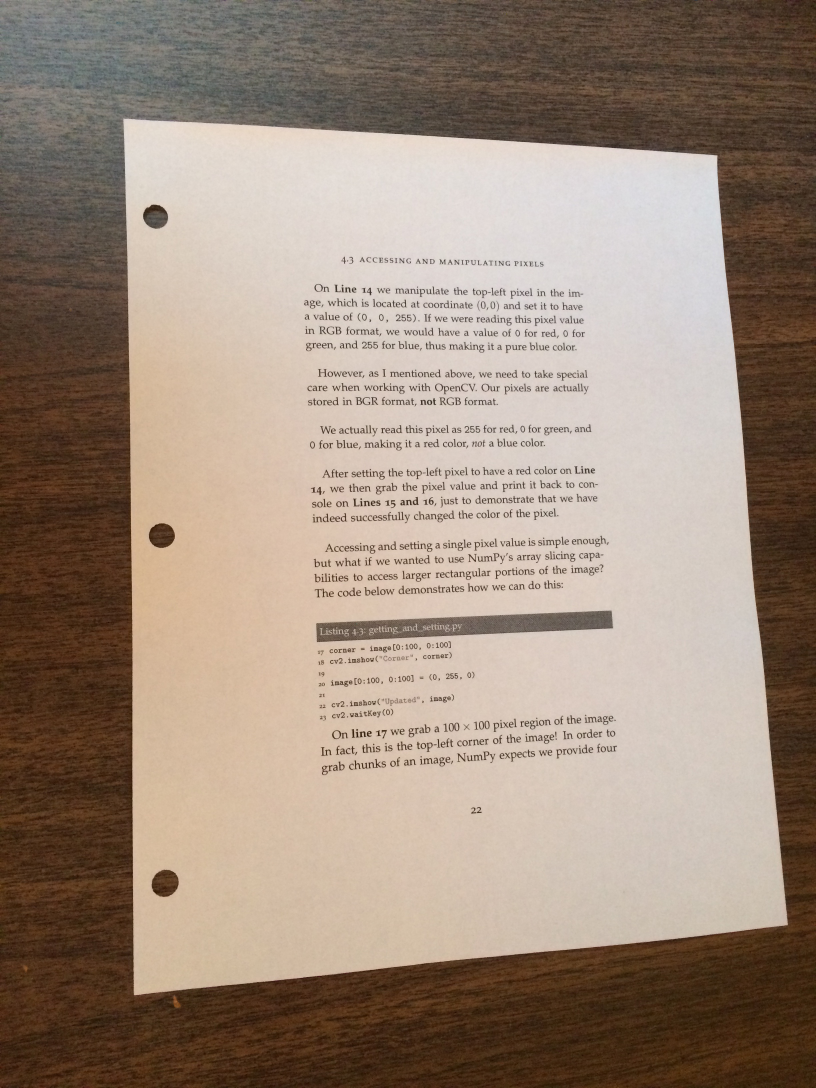
#> input picture src/com/cv/DetectObject/MobileDocumentScanner/images/page.jpg, 2448 x 3264 px (shown at 1/3 size)
$ python ScanDocument.py
#> lines starting #> are read from the running program, lines starting #| are printed output that depends on the picture; after the words box and inside, x2 and y2 are one past the last pixel; in counts of white or black regions, pixels touching at a corner belong together
### src/com/cv/PerspectiveTransform/Transform.py
import cv2
import numpy as np
from scipy.spatial import distance


# method 1
# Nhược điểm: nếu image có diff hoặc sum giống nhau thì sẽ có thể sort sai
# https://www.pyimagesearch.com/2014/08/25/4-point-opencv-getperspective-transform-example/
# [22 lines left out: function order_points_old, not called in this run]


# Method 2: khắc phục được nhược điểm của method 1
# ordered clockwise
#   from imutils import perspective
#   rect = perspective.order_points(points)
# https://www.pyimagesearch.com/2016/03/21/ordering-coordinates-clockwise-with-python-and-opencv/
def order_points(points):
    # sort the points based on their x-coordinates
    xSorted = points[np.argsort(points[:, 0]), :]

    # grab the left-most and right-most points from the sorted x-roodinate points
    #       leftMosts: including top-left and bottom-left
    #       rightMosts: including top-right and bottom-right
    leftMosts = xSorted[:2, :]
    rightMosts = xSorted[2:, :]

    # now, sort the left-mosts coordinates according to their y-coordinates
    # so we can grab the top-left and bottom-left points, respectively
    leftMosts = leftMosts[np.argsort(leftMosts[:, 1]), :]
    (tl, bl) = leftMosts

    # now that we have the top-left coordinate
    # use it as an anchor to calculate the Euclidean distance between the top-left and right-most points;
    # (By the definition of a triangle, the hypotenuse will be the largest side of a right-angled triangle.)
    # by the Pythagorean theorem, the point with the largest distance will be our bottom-right point
    D = distance.cdist(tl[np.newaxis], rightMosts, "euclidean")[0]
    (br, tr) = rightMosts[np.argsort(D)[::-1], :]

    # return the coordinates in top-left, top-right, bottom-right, and bottom-left order
    return np.array([tl, tr, br, bl], dtype="float32")


# points là 4 điểm point bao quanh ROI image
def four_point_transform(image, points):
    # obtain a consistent order of the points and unpack them individually
    rect = order_points(points)

    (tl, tr, br, bl) = rect
    # compute the width of the new image
    #       which will be the maximum distance between bottom-right and bottom-left x-coordiates
    #       or the top-right and top-left x-coordinates
    width_bottom = np.sqrt(((br[0] - bl[0]) ** 2) + ((br[1] - bl[1]) ** 2))
    width_top = np.sqrt(((tr[0] - tl[0]) ** 2) + ((tr[1] - tl[1]) ** 2))
    maxWidth = max(int(width_bottom), int(width_top))

    # compute the height of the new image
    #       which will be the maximum distance between the top-right and bottom-right y-coordinates
    #       or the top-left and bottom-left y-coordinates
    height_right = np.sqrt(((tr[0] - br[0]) ** 2) + ((tr[1] - br[1]) ** 2))
    height_left = np.sqrt(((tl[0] - bl[0]) ** 2) + ((tl[1] - bl[1]) ** 2))
    maxHeight = max(int(height_right), int(height_left))

    # now that we have the dimensions of the new image
    # construct the set of destination points to obtain a "birds eye view",(i.e. top-down view) of the image,
    # again specifying points in the top-left, top-right, bottom-right, and bottom-left order
    destination_point = np.array([
        [0, 0],
        [maxWidth - 1, 0],
        [maxWidth - 1, maxHeight - 1],
        [0, maxHeight - 1]], dtype="float32")

    # compute the perspective transform matrix and then apply it
    M = cv2.getPerspectiveTransform(rect, destination_point)
    warped = cv2.warpPerspective(image, M, (maxWidth, maxHeight))
    # return the warped image
    return warped

### src/com/cv/DetectObject/MobileDocumentScanner/ScanDocument.py
import cv2
import imutils
import matplotlib.pyplot as plt
from skimage.filters import threshold_local

from src.com.cv.PerspectiveTransform.Transform import four_point_transform

# https://www.pyimagesearch.com/2014/09/01/build-kick-ass-mobile-document-scanner-just-5-minutes/

# load the image
image_path = "images/"
original_image = cv2.imread(image_path + "page.jpg")
#> original_image is the input picture: shape (3264, 2448, 3); mean B, G, R 123.7, 138.6, 156.7
# show original image
window_name = 'Original Image'
cv2.imshow(window_name, original_image)
cv2.waitKey()

# compute the ratio of the old height to the new height
ratio = original_image.shape[0] / 500.0
#> ratio = 6.53

# clone & resized original image
resized_image = original_image.copy()
resized_image = imutils.resize(resized_image, height=500)
# show Resized image
window_name = 'Resized Image'
cv2.imshow(window_name, resized_image)
cv2.waitKey()

# convert the image to grayscale
gray_image = cv2.cvtColor(resized_image, cv2.COLOR_BGR2GRAY)
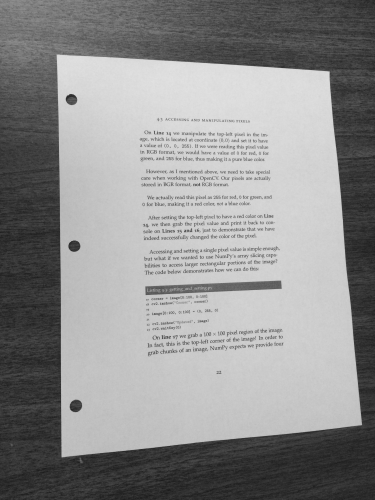
#> gray_image: shape (500, 375); min 28, max 225, mean 142.4
# show Resized image
window_name = 'Gray Image'
cv2.imshow(window_name, gray_image)
cv2.waitKey()

# Blurring
blurring_image = cv2.GaussianBlur(gray_image, (5, 5), 0)
# show Blurring image
window_name = 'Blurring Image'
cv2.imshow(window_name, blurring_image)
cv2.waitKey()

# find edges in the image
edged_image = cv2.Canny(blurring_image, 75, 200)
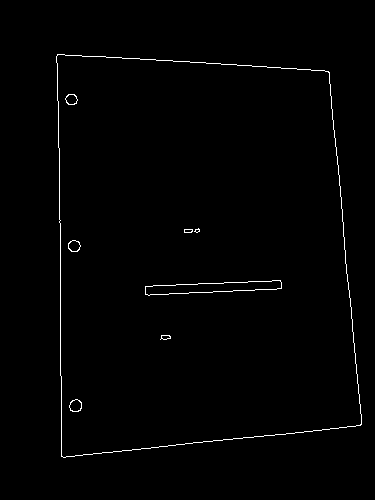
#> edged_image: shape (500, 375); 0.96% white in thin lines or dots, all inside (x1, y1, x2, y2) = (56, 54, 362, 458)
# show Edged image
window_name = 'Edged Image'
cv2.imshow(window_name, edged_image)
cv2.waitKey()

# find the contours in the edged image, keeping only the largest ones, and initialize the screen contour
contours = cv2.findContours(edged_image.copy(), cv2.RETR_LIST, cv2.CHAIN_APPROX_SIMPLE)
#> contours = 16 contours, 2 with area under 20; largest, box (x1, y1, x2, y2) and area: (56, 54, 362, 458) 108281, (56, 54, 362, 458) 108277, (145, 280, 282, 296) 1154, (145, 280, 282, 296) 1152, (69, 399, 82, 412) 118
# parsing the contours for various versions of OpenCV.
contours = imutils.grab_contours(contours)

# sorting our contours, from largest to smallest by calculating the area of the contour using and We now have only the 10 largest contours
contours = sorted(contours, key=cv2.contourArea, reverse=True)[:5]
#> contours = 5 contours; box (x1, y1, x2, y2) and area: (56, 54, 362, 458) 108281, (56, 54, 362, 458) 108277, (145, 280, 282, 296) 1154, (145, 280, 282, 296) 1152, (69, 399, 82, 412) 118

# initialize our screen contour
screenContour = None

# loop over the contours to determine which contour is the screen contour
for c in contours:
    # approximate the contour (xấp xỉ hình dạng của contour)
    perimeter = cv2.arcLength(c, True)
    approx = cv2.approxPolyDP(c, 0.02 * perimeter, True)
    # if our approximated contour has four points , then we can assume that we have found our screen
    # 4 điểm đại diện cho 4 điểm của hình chữ nhật cần tìm
    if len(approx) == 4:
        screenContour = approx
        break
#> this loop made 1 pass
#> (perimeter, screenContour) on pass 1: (1364.1, [[57, 54], [61, 456], [360, 425], [329, 72]])

cv2.drawContours(resized_image, [screenContour], -1, (0, 255, 0), 2)
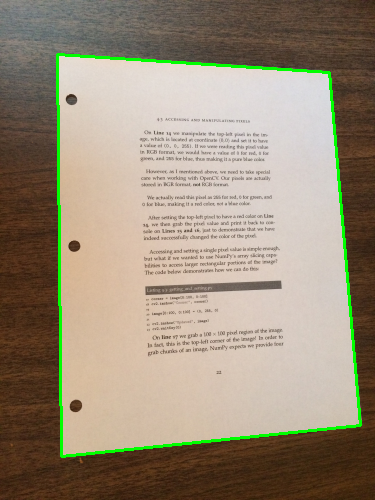
#> resized_image: shape (500, 375, 3); mean B, G, R 121, 141.1, 153.3
# show Screen Contour
window_name = 'Screen Contour'
cv2.imshow(window_name, resized_image)
cv2.waitKey()

# convert points from 3D to 2D
points_2D = screenContour.reshape(4, 2)
#> points_2D = [[57, 54], [61, 456], [360, 425], [329, 72]]
# apply the four point transform to obtain a top-down view of the original image
warped_image = four_point_transform(original_image, points_2D * ratio)
#> in order_points, `xSorted = points[np.argsort(points[:, 0]), :]`: xSorted = [[372.1, 352.5], [398.2, 2976.8], [2147.7, 470], [2350.1, 2774.4]]
#> in order_points, `leftMosts = xSorted[:2, :]`: leftMosts = [[372.1, 352.5], [398.2, 2976.8]]
#> in order_points, `rightMosts = xSorted[2:, :]`: rightMosts = [[2147.7, 470], [2350.1, 2774.4]]
#> in order_points, `(tl, bl) = leftMosts`: tl = [372.1, 352.5]; bl = [398.2, 2976.8]
#> in order_points, `D = distance.cdist(tl[np.newaxis], rightMosts, "euclidean")[0]`: D = [1779.5, 3127]
#> in order_points, `(br, tr) = rightMosts[np.argsort(D)[::-1], :]`: br = [2350.1, 2774.4]; tr = [2147.7, 470]
#> in four_point_transform, `rect = order_points(points)`: rect = [[372.1, 352.5], [2147.7, 470], [2350.1, 2774.4], [398.2, 2976.8]]
#> in four_point_transform, `(tl, tr, br, bl) = rect`: tl = [372.1, 352.5]; tr = [2147.7, 470]; br = [2350.1, 2774.4]; bl = [398.2, 2976.8]
#> in four_point_transform, `width_bottom = np.sqrt(((br[0] - bl[0]) ** 2) + ((br[1] - bl[1]) ** 2))`: width_bottom = 1962.3
#> in four_point_transform, `width_top = np.sqrt(((tr[0] - tl[0]) ** 2) + ((tr[1] - tl[1]) ** 2))`: width_top = 1779.5
#> in four_point_transform, `maxWidth = max(int(width_bottom), int(width_top))`: maxWidth = 1962
#> in four_point_transform, `height_right = np.sqrt(((tr[0] - br[0]) ** 2) + ((tr[1] - br[1]) ** 2))`: height_right = 2313.3
#> in four_point_transform, `height_left = np.sqrt(((tl[0] - bl[0]) ** 2) + ((tl[1] - bl[1]) ** 2))`: height_left = 2624.4
#> in four_point_transform, `maxHeight = max(int(height_right), int(height_left))`: maxHeight = 2624
#> in four_point_transform, `destination_point = np.array([ [0, 0], [maxWidth - 1, 0], [maxWidth - ..`: destination_point = [[0, 0], [1961, 0], [1961, 2623], [0, 2623]]
#> in four_point_transform, `M = cv2.getPerspectiveTransform(rect, destination_point)`: M = [[0.969, -0.00964, -357.2], [-0.0732, 1.11, -362.5], [-6.7e-05, 4.44e-05, 1]]
#> in four_point_transform, `warped = cv2.warpPerspective(image, M, (maxWidth, maxHeight))`:
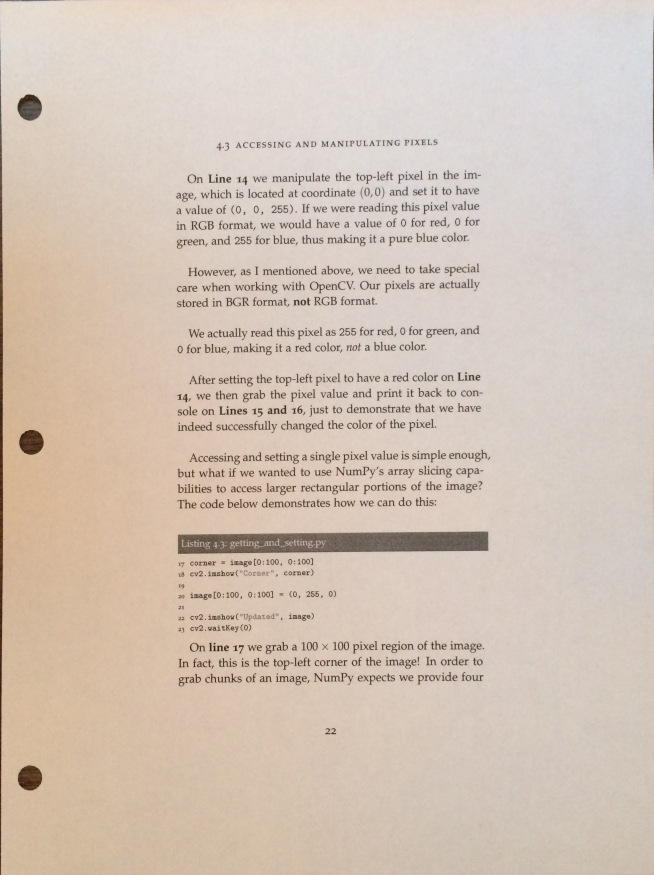
#> warped: shape (2624, 1962, 3) (shown at 1/3 size); mean B, G, R 183.8, 196.5, 211.6

# show warped_image
fig = plt.figure("Perspective Transform")
images = ("Original Image", imutils.resize(original_image, height=650)), (
    "Transformed", imutils.resize(warped_image, height=650))
for (i, (name, image)) in enumerate(images):
    ax = fig.add_subplot(1, 2, i + 1)
    ax.set_title(name)
    plt.imshow(cv2.cvtColor(image, cv2.COLOR_BGR2RGB))
    plt.axis("off")
#> this loop made 2 passes
# show the figure
plt.show()

# (Do ảnh mờ nên sẽ áp dụng thresholding để làm ảnh rõ hơn)
# convert the warped image to grayscale
gray_warped_image = cv2.cvtColor(warped_image, cv2.COLOR_BGR2GRAY)
# show Gray warped image
window_name = 'Gray Transform Image'
cv2.imshow(window_name, imutils.resize(gray_warped_image, height=650))
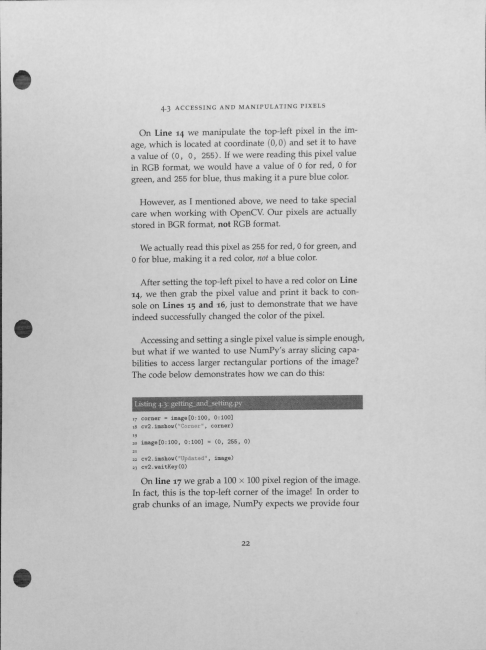
#> window 'Gray Transform Image': shape (650, 486); min 34, max 226, mean 199.6
cv2.waitKey()

# threshold it to give it that 'black and white' paper effect
T = threshold_local(gray_warped_image, 11, offset=10, method="gaussian")
binary_warped_image = (gray_warped_image > T).astype("uint8") * 255
#> binary_warped_image: shape (2624, 1962); 97.2% white; black in thin lines or dots
# show Binary warped image
window_name = 'Binary Transform Image'
cv2.imshow(window_name, imutils.resize(binary_warped_image, height=650))
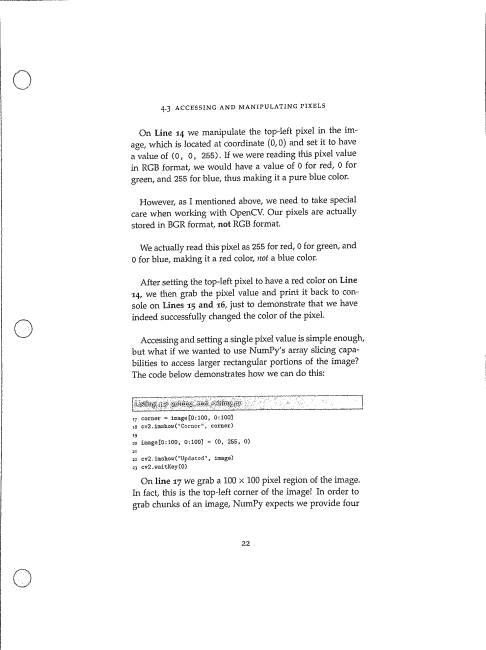
#> window 'Binary Transform Image': shape (650, 486); min 2, max 255, mean 247.8
cv2.waitKey()

# show Result
fig = plt.figure("Result")
images = ("Original Image", imutils.resize(original_image, height=650)), (
    "Result", imutils.resize(binary_warped_image, height=650))
for (i, (name, image)) in enumerate(images):
    ax = fig.add_subplot(1, 2, i + 1)
    ax.set_title(name)
    plt.imshow(cv2.cvtColor(image, cv2.COLOR_BGR2RGB))
    plt.axis("off")
#> this loop made 2 passes
# show the figure
plt.show()
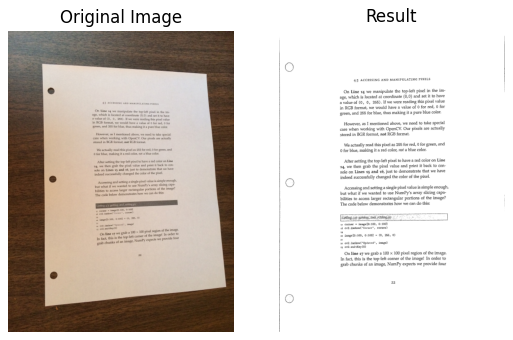
#> figure drawn by matplotlib, 2 panels
